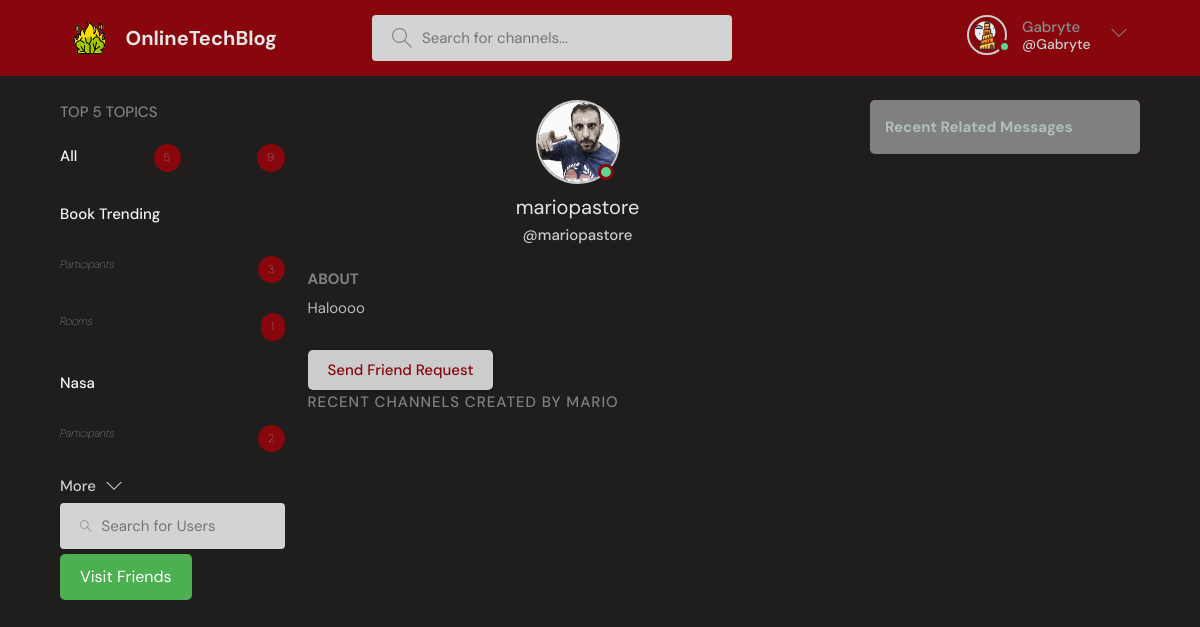
The page /profile/6 (signed in) on the database as committed earlier.
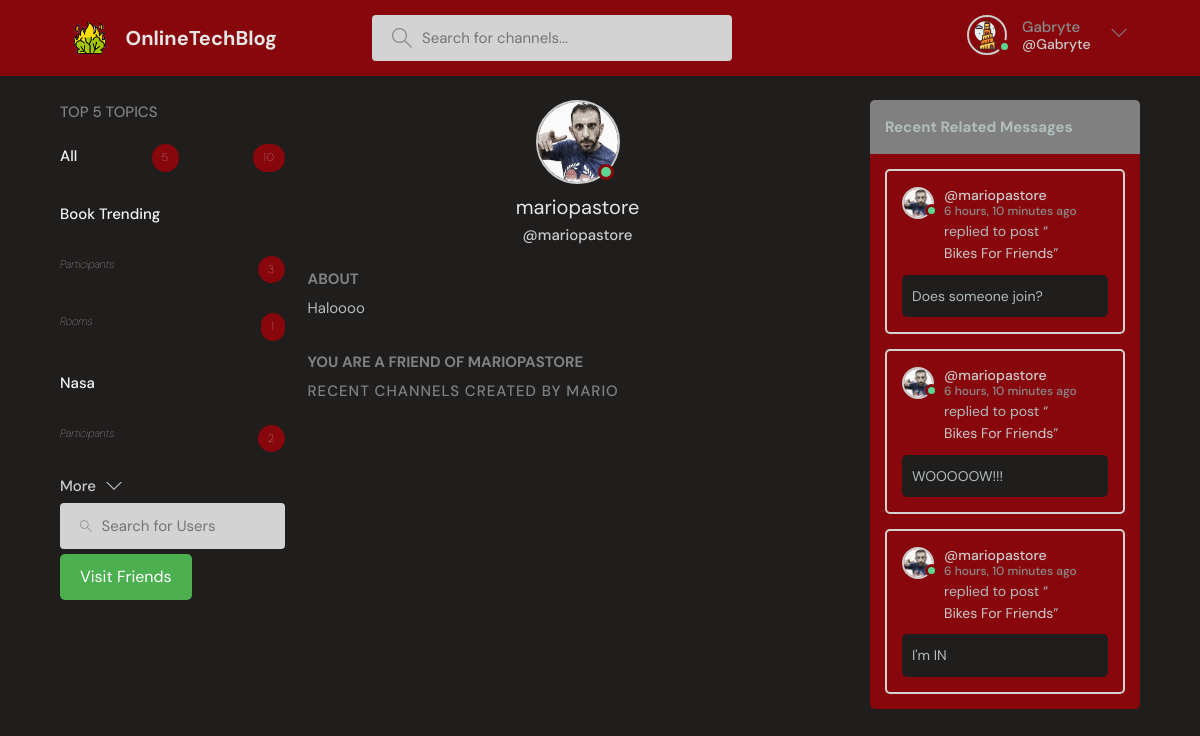
The same page on the database as committed later.
### baseProject/models.py (models this page shows, shortened)
class User(AbstractUser):
    name = models.CharField(max_length=200, null=True)
    surname = models.CharField(max_length=200, null=True)
    email = models.EmailField(unique=True,null=True)
    status = models.TextField(null=True)
    icon = models.ImageField(null=True, default="userBase.svg")
    showFriendsMessages = models.BooleanField(default=False)
    USERNAME_FIELD = 'email'
    REQUIRED_FIELDS = []

class Topic(models.Model):
    name = models.CharField(max_length=10, unique=True)

class Message(models.Model):
    user = models.ForeignKey(User, on_delete=models.CASCADE)
    room = models.ForeignKey(Room, on_delete=models.CASCADE)
    body = models.TextField()
    image = models.ImageField(null=True, blank=True)
    updated = models.DateTimeField(auto_now=True)
    created = models.DateTimeField(auto_now_add=True)
    likes = models.ManyToManyField(User, related_name='comment')
    class Meta:
        ordering = ('-updated','-created')

class Room(models.Model):
    host = models.ForeignKey(User, on_delete=models.SET_NULL, null=True)
    participants = models.ManyToManyField(User, related_name='participants', blank=True)
    topic = models.ForeignKey(Topic, null=True, blank=True,on_delete=models.SET_NULL)
    name = models.CharField(max_length=200, unique=True)
    description = models.TextField(null=True, blank=True)
    friendsOnly = models.BooleanField(default=False)
    updated = models.DateTimeField(auto_now=True)
    created = models.DateTimeField(auto_now_add=True)
    class Meta:
        ordering = ('-updated','-created')
    def __str__(self):
        return self.name

### baseProject/views.py (the view)
# urls.py: path('profile/<str:pk>', views.userProfile, name='user-profile'),
@login_required(login_url='loginPage')  # TODO possible change instead of decorator
def userProfile(request, pk):
    page = 'userProfile'
    user = User.objects.get(id=pk)
    rooms = user.room_set.all()
    room_messages = user.message_set.all()
    num = 5
    topics = Topic.objects.annotate(num_participants=Count('room__participants'), num_rooms=Count('room')).order_by(
        '-num_participants', '-num_rooms')[0:num]
    total_participants = topics.aggregate(total_participants=Sum('num_participants')).get('total_participants', 0)
    userSearched = user
    userRequester = request.user
    can_send = not FriendshipRequest.objects.filter(
        from_user=userRequester,
        to_user=userSearched,
    ).exists()
    if (can_send == True):  # if someone else have already made the request
        can_send = not FriendshipRequest.objects.filter(
            to_user=userRequester,
            from_user=userSearched,
        ).exists()
    alreadyFriends = checkIfFriends(request, userSearched)
    context = {'user': user, 'rooms': rooms, 'room_messages': room_messages, 'topics': topics, "num": num,
               "total_participants": total_participants, "page": page, "can_send": can_send,
               "alreadyFriends": alreadyFriends}
    return render(request, 'baseProject/profile.html', context)

### baseProject/views.py (called while the page is built)
def checkIfFriends(request, userSearched):
    alreadyFriends = False
    friends = getUserFriends(request)
    if friends.contains(userSearched):
        alreadyFriends = True
    return alreadyFriends

### baseProject/templates/baseProject/profile.html (shortened to what this page needs)
{% extends 'main.html' %}
{% block content %}
    <main class="profile-page layout layout--3">
        <div class="container">
            {% include 'baseProject/topic_inside.html' %}
            <div class="roomList">
                <div class="profile">
                    <div class="profile__avatar">
                        {% if user.is_authenticated %}
                            <div class="avatar avatar--large active">
                                <img src="{{ user.icon.url }}"/>
                            </div>
                        {% else %}
                            <div class="avatar avatar--large">
                                <img src="{{ user.icon.url }}"/>
                            </div>
                        {% endif %}
                    </div>
                    <div class="profile__info">
                        <h3>{{ user.username }}</h3>
                        <p>@{{ user.username }}</p>
                    </div>
                    <div class="profile__about">
                        <h3>About</h3>
                        <p>
                            {{ user.status }}
                        </p>
                    </div>
                </div>
                {% if can_send  and user != request.user %}
                    <form method="post" action="{% url 'send_friend_request' user.id %}">
                        <button class="btn btn--main" type="submit">Send Friend Request</button>
                    </form>
                {% else %}
                    {% if user == request.user %}
                    {% else %}
                        {% if alreadyFriends == True %}
                            <div class="profile__about">
                                <h3>You are a friend of {{ user.username }}</h3>
                            </div>
                        {% else %}
                            <div class="profile__about">
                                <h3>Request pending between you and {{ user.username }}</h3>
                            </div>
                        {% endif %}
                    {% endif %}
                {% endif %}
                <div class="roomList__header">
                    <div>
                        <h2>
                            Recent Channels created by {{ user.name }}
                        </h2>
                    </div>
                </div>
            </div>
            {% include 'baseProject/feed_inside.html' %}
        </div>
    </main>
{% endblock content %}

### templates/main.html (shortened to what this page needs)
<!DOCTYPE html>
{% load static %}
<html lang="en">
  <head>
    <link rel="stylesheet" href="{%static 'styles/style.css' %}" />
  </head>
  <body>
    {% include 'header.html' %}
{%  block content %}
{%  endblock %}
  </body>
</html>

### templates/header.html (shortened to what this page needs)
{% load static %}
    <header class="header header--loggedIn">
      <div class="container">
        <a href="{% url 'home' %}" class="LOGO">
          <img src="{% static  'images/tower.png' %}" />
          <h1>OnlineTechBlog</h1>
        </a>
        <form class="searchBar" method="GET" action="{% url 'home'  %}">
          <label>
            <input name="q" placeholder="Search for channels..." />
          </label>
        </form>
        <nav class="header__menu">
          {% if request.user.is_authenticated %}
          <div class="UserOptions">
            <a href="{% url 'user-profile' request.user.id %}">
              <div class="avatar avatar--medium active">
                <img src="{{request.user.icon.url}}" />
              </div>
              <p>{{ request.user.username }} <span>@{{ request.user.username }}</span></p>
            </a>
            <button class="dropdown-button">
              <svg version="1.1" xmlns="http://www.w3.org/2000/svg" width="32" height="32" viewBox="0 0 32 32">
                <title>chevron-down</title>
                <path d="M16 21l-13-13h-3l16 16 16-16h-3l-13 13z"></path>
              </svg>
            </button>
          </div>
              {% else %}
           <a href="{% url 'loginPage' %}">
            <img src="{% static 'images/emptyusericon.svg' %}"/>
            <p>Login</p>
          </a>
           {% endif %}
        </nav>
      </div>
    </header>

### baseProject/templates/baseProject/topic_inside.html (shortened to what this page needs)
<div class="topics">
    <div class="topics__header">
        <h2>Top {{ num }} Topics</h2>
    </div>
    <ul class="listTopics">
        <li>
            <a href="{% url 'home' %}">All
                <span class="numberPro">{{ topics.count }}</span><span class="numberPro">{{ total_participants }}</span></a>
        </li>
        {% for topic in topics %}
            <li>
                <a href="{% url 'home' %}?q={{ topic.name }}">{{ topic.name }}</a>
            </li>
            <li>
                <a><i>Participants</i><span class="numberPro">{{ topic.num_participants }}</span></a>
            </li>
            <li>
                <a><i>Rooms</i><span class="numberPro">{{ topic.room_set.all.count }}</span></a>
            </li>
        {% endfor %}
    </ul>
    <a class="btn btn--link" href="{% url 'arguments' %}">
        More
        <svg version="1.1" xmlns="http://www.w3.org/2000/svg" width="32" height="32" viewBox="0 0 32 32">
            <title>chevron-down</title>
            <path d="M16 21l-13-13h-3l16 16 16-16h-3l-13 13z"></path>
        </svg>
    </a>
    <form action="{% url 'userSearch' %}" method="GET" class="searchBar">
        <label>
            <input name="q" placeholder="Search for Users"/>
        </label>
    </form>
    {% if request.user.is_authenticated %}
    <a href="{% url 'friends'%}" class="cool-button">Visit Friends</a>
    {% endif %}
</div>

### baseProject/templates/baseProject/feed_inside.html (shortened to what this page needs)
{% if requestFriendsExists and request.user.showFriendsMessages == True %}
    <div class="LastMessagesFromUsers">
        <div class="layout__boxHeader">
            <h2>Friend Messages</h2>
        </div>
        {% for activity in friend_messages %}
            <div class="ActivitiesBoxingBox">
                <div class="activities__boxHeader ChannelListerRoomHeaderBlock">
                    <a href="{% url 'user-profile' activity.user.id %}" class="HostRoomChannelLister">
                        {% if activity.user.is_authenticated %}
                            <div class="avatar avatar--small active">
                                <img src="{{ activity.user.icon.url }}"/>
                            </div>
                        {% else %}
                            <div class="avatar avatar--small">
                                <img src="{{ activity.user.icon.url }}"/>
                            </div>
                        {% endif %}
                        <p>
                            @{{ activity.user.username }}
                            <span>{{ activity.created|timesince }} ago</span>
                        </p>
                    </a>
                </div>
                <div class="BoxingContentActivities">
                    <p>replied to post “<a href="{% url 'check' activity.room.id %}">{{ activity.room }}</a>”</p>
                    <div class="ActivitiesBoxingRoomChannelContent">
                        {{ activity.body }}
                    </div>
                </div>
            </div>
        {% endfor %}
    </div>
{% else %}
    <div class="LastMessagesFromUsers">
        <div class="layout__boxHeader">
            {% if page == 'userSearch' %}
                <h2>Recent Searched Users Messages</h2>
            {% else %}
                <h2>Recent Related Messages</h2>
            {% endif %}
        </div>
        {% if page == 'userSearch' %}
            {% for activity in searched_users_messages %}
                <div class="ActivitiesBoxingBox">
                    <div class="activities__boxHeader ChannelListerRoomHeaderBlock">
                        <a href="{% url 'user-profile' activity.user.id %}" class="HostRoomChannelLister">
                            {% if activity.user.is_authenticated %}
                                <div class="avatar avatar--small active">
                                    <img src="{{ activity.user.icon.url }}"/>
                                </div>
                            {% else %}
                                <div class="avatar avatar--small">
                                    <img src="{{ activity.user.icon.url }}"/>
                                </div>
                            {% endif %}
                            <p>
                                @{{ activity.user.username }}
                                <span>{{ activity.created|timesince }} ago</span>
                            </p>
                        </a>
                        {% if request.user == activity.user %}
                            <div class="ChannelLastActionMessage">
                                <a href="{% url 'delete-comment' activity.id %}">
                                    <svg version="1.1" xmlns="http://www.w3.org/2000/svg" width="32" height="32"
                                         viewBox="0 0 32 32">
                                        <title>remove</title>
                                        <path
                                                d="M27.314 6.019l-1.333-1.333-9.98 9.981-9.981-9.981-1.333 1.333 9.981 9.981-9.981 9.98 1.333 1.333 9.981-9.98 9.98 9.98 1.333-1.333-9.98-9.98 9.98-9.981z"
                                        ></path>
                                    </svg>
                                </a>
                            </div>
                        {% endif %}
                    </div>
                    <div class="BoxingContentActivities">
                        <p>replied to post “<a href="{% url 'check' activity.room.id %}">{{ activity.room }}</a>”</p>
                        <div class="ActivitiesBoxingRoomChannelContent">
                            {{ activity.body }}
                        </div>
                    </div>
                </div>
            {% endfor %}
        {% else %}
            {% for activity in room_messages %}
                <div class="ActivitiesBoxingBox">
                    <div class="activities__boxHeader ChannelListerRoomHeaderBlock">
                        <a href="{% url 'user-profile' activity.user.id %}" class="HostRoomChannelLister">
                            {% if activity.user.is_authenticated %}
                                <div class="avatar avatar--small active">
                                    <img src="{{ activity.user.icon.url }}"/>
                                </div>
                            {% else %}
                                <div class="avatar avatar--small">
                                    <img src="{{ activity.user.icon.url }}"/>
                                </div>
                            {% endif %}
                            <p>
                                @{{ activity.user.username }}
                                <span>{{ activity.created|timesince }} ago</span>
                            </p>
                        </a>
                    </div>
                    <div class="BoxingContentActivities">
                        <p>replied to post “<a href="{% url 'check' activity.room.id %}">{{ activity.room }}</a>”</p>
                        <div class="ActivitiesBoxingRoomChannelContent">
                            {{ activity.body }}
                        </div>
                    </div>
                </div>
            {% endfor %}
        {% endif %}
    </div>
{% endif %}

Rows that differ between the two databases and show on the page:
changed User "mariopastore": username (not shown) → "MARIOPASTORE"
added Message: user.icon (picture), user.username "mariopastore", created "6 hours, 10 minutes", room "Bikes For Friends", body "Does someone join?"
added Message: user.icon (picture), user.username "mariopastore", created "6 hours, 10 minutes", room "Bikes For Friends", body "WOOOOOW!!!"
added Message: user.icon (picture), user.username "mariopastore", created "6 hours, 10 minutes", room "Bikes For Friends", body "I'm IN"
Other text that changed with them:
{{ total_participants }}: "9" → "10"
text no longer shown: "Send Friend Request"
text now shown: "YOU ARE A FRIEND OF"
